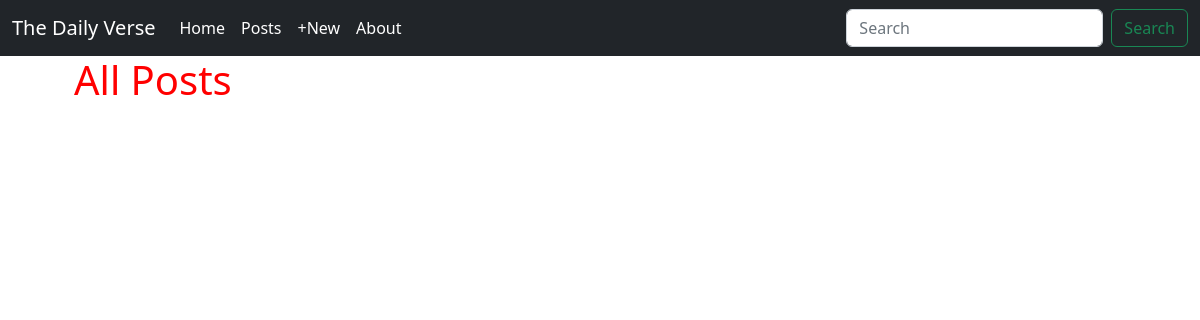
/posts/, run on an earlier commit of the app's database.
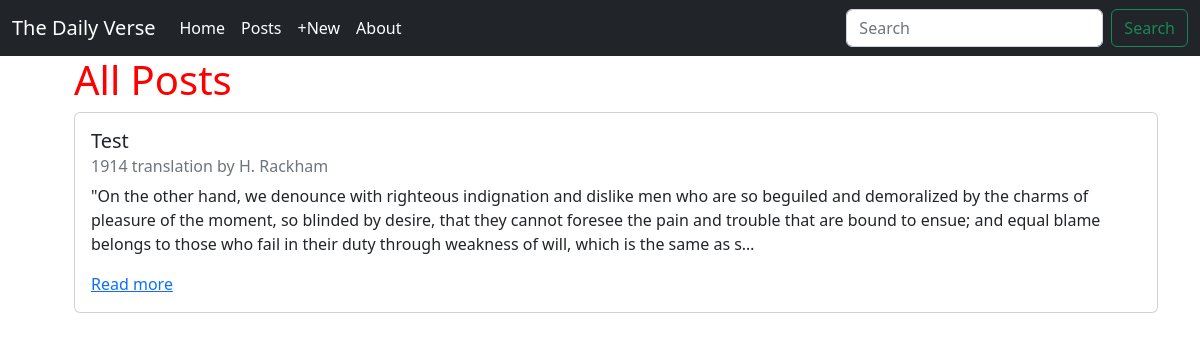
And on a later commit of the database.
### posts/models.py (models this page shows, shortened)
class Post(models.Model):
    title = models.CharField(max_length=256)
    subtitle = models.CharField(max_length=256)
    author = models.ForeignKey(
        get_user_model(),
        on_delete=models.CASCADE
    )
    body = models.TextField()
    created_on = models.DateTimeField(auto_now_add=True)

### posts/views.py (the view)
# urls.py: path('', PostListView.as_view(), name='list'),
class PostListView(ListView):
    template_name = "posts/list.html"
    model = Post

### templates/posts/list.html (shortened to what this page needs)
{% extends 'base.html' %}
{% block content %}
    <ul>
        <h1>All Posts</h1>
        {% for post in post_list %}
        <div class="card">
            <div class="card-body">
              <h5 class="card-title">{{ post.title }}</h5>
              <h6 class="card-subtitle mb-2 text-muted">{{ post.subtitle }}</h6>
              <p class="card-text">{{ post.body|truncatechars:350 }}</p>
              <a href="{% url 'detail' post.id %}" class="card-link">Read more</a>
            </div>
        </div>
        <br />
    {% endfor %}
    </ul>
{% endblock content %}

What changed in the data, as far as the page shows it:
added Post: title "Test", subtitle "1914 translation by H. Rackham", body "\"On the other hand, we denounce with righteous indignation and dislike men who are so beguiled and demoralized by the charms of pleasure of the moment, so blinded by desire, that they cannot foresee the pain and trouble that are bound to ensue; and equal blame belongs to those who fail in their duty through weakness of will, which is the same as s…"
